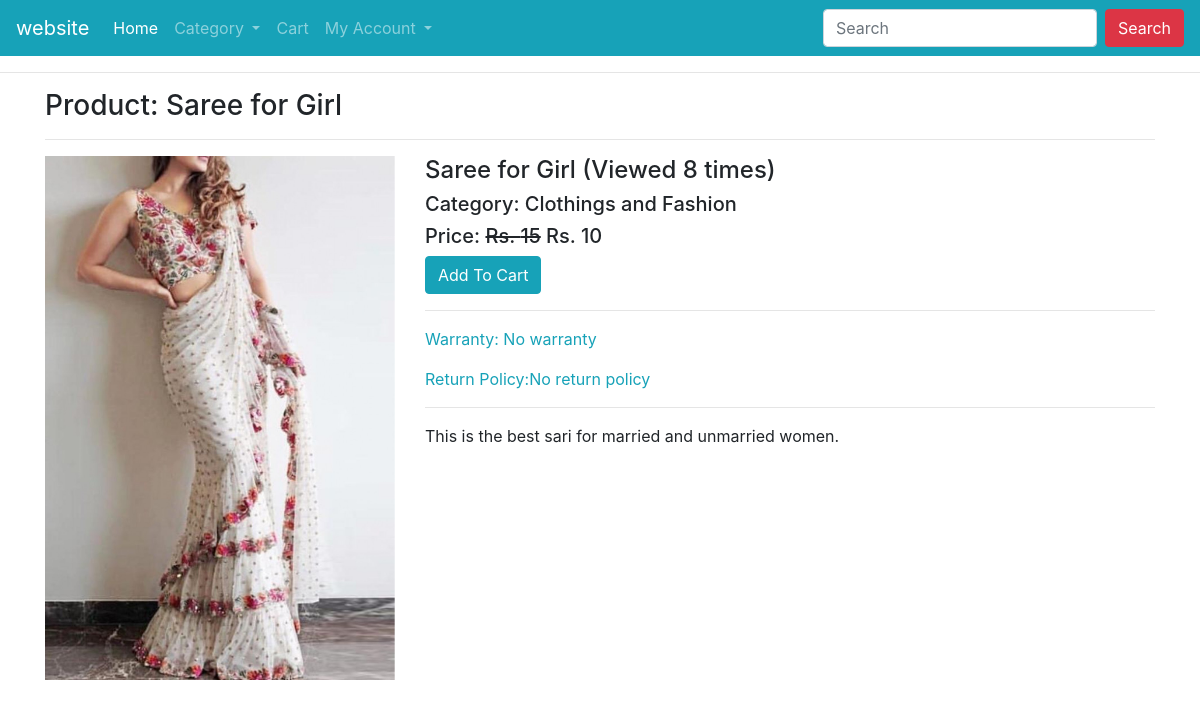
The page /product/saree-for-girl/ on the database its author committed.
### ecomapp/models.py (models this page shows, shortened)
class Product(models.Model):
    title = models.CharField(max_length=200)
    slug = models.SlugField(unique=True)
    category = models.ForeignKey(Category, on_delete=models.CASCADE)
    image = models.ImageField(upload_to="products")
    marked_price = models.PositiveIntegerField()
    selling_price = models.PositiveIntegerField()
    description = models.TextField()
    warranty = models.CharField(max_length=300, null=True, blank=True)
    return_policy = models.CharField(max_length=300, null=True, blank=True)
    view_count = models.PositiveIntegerField(default=0)

class Category(models.Model):
    title = models.CharField(max_length=200)
    slug = models.SlugField(unique=True)
    def __str__(self):
        return self.title
    def get_url(self):
        return reverse('ecomapp:CategoryView', kwargs={'slug': self.slug})

### ecomapp/views.py (the view)
# urls.py: path("product/<slug:slug>/", ProductDetailView.as_view(), name="productdetail"),
class ProductDetailView(EcomMixin, TemplateView):
    template_name = "productdetail.html"
    def get_context_data(self, **kwargs):
        context = super().get_context_data(**kwargs)
        url_slug = self.kwargs['slug']
        product = Product.objects.get(slug=url_slug)
        product.view_count += 1
        product.save()
        context['product'] = product
        return context

### ecomapp/templatetags/tag.py (called while the page is built)
@register.simple_tag
def Catego():
    a=Category.objects.all()
    return a

### ecomapp/views.py (called while the page is built)
    def dispatch(self, request, *args, **kwargs):
        cart_id = request.session.get("cart_id")
        if cart_id:
            cart_obj = Cart.objects.get(id=cart_id)
            if request.user.is_authenticated and request.user.customer:
                cart_obj.customer = request.user.customer
                cart_obj.save()
        return super().dispatch(request, *args, **kwargs)

### templates/productdetail.html (shortened to what this page needs)
{% extends 'base.html' %}
{% block content %}
<div class="container">
    <h3>Product: {{product.title}}</h3><hr>
    <div class="row">
        <div class="col-md-4">
            <img src="{{product.image.url}}" alt="" class="img-fluid">
        </div>
        <div class="col-md-8">
            <h4>{{product.title}} (Viewed {{product.view_count}} times)</h4>
            <h5>Category: {{product.category}}</h5>
            <h5>Price: <strike>Rs. {{product.marked_price}}</strike> Rs. {{product.selling_price}}</h5>
            <a href="#" class="btn btn-info id-{{product.pk}}">Add To Cart</a>
            <hr>
            <p class="text-info">Warranty: {{product.warranty}}</p>
            <p class="text-info">Return Policy:{{product.return_policy}}</p>
            <hr>
            <p>{{product.description}}</p>
        </div>
    </div>
</div>
{% endblock %}

### rows shown on the page
Product: title "Saree for Girl", image (picture), view_count "8", category "Clothings and Fashion", marked_price "15", selling_price "10", warranty "No warranty", return_policy "No return policy", description "This is the best sari for married and unmarried women."
